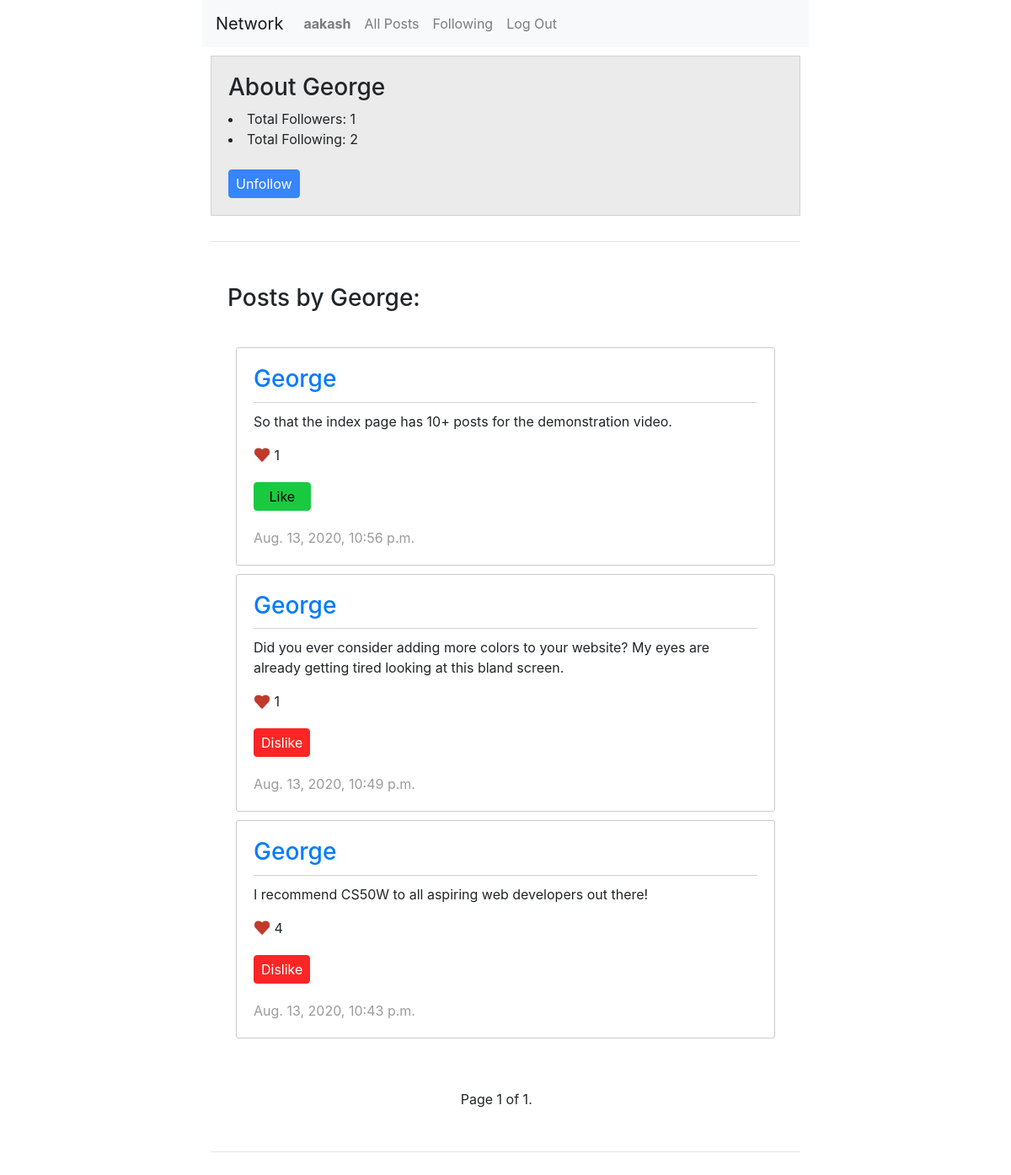
The app's page /profile/George (signed in) with its own data.
### network/models.py (models this page shows, shortened)
class User(AbstractUser):
    pass

class Post(models.Model):
    user = models.ForeignKey(User, on_delete=models.CASCADE)
    content = models.CharField(max_length=300)
    liked_by = models.ManyToManyField(User, related_name="likes")
    total_likes = models.IntegerField(default=0)
    timestamp = models.DateTimeField(auto_now_add=True)

### network/views.py (the view)
# urls.py: path("profile/<str:username>", views.userProfile, name="userProfile"),
def userProfile(request, username):
    current_user = request.user
    target_user = User.objects.get(username=username)
    total_followers = Follow.objects.filter(following=target_user).count()
    total_following = Follow.objects.filter(follower=target_user).count()
    posts = Post.objects.filter(user=target_user).order_by('-timestamp')
    paginator = Paginator(posts, 10)
    page_number = request.GET.get('page')
    page_obj = paginator.get_page(page_number)
    if current_user.is_authenticated:
        try:
            Follow.objects.get(follower=request.user, following=target_user)
            is_follower = True
        except ObjectDoesNotExist as e:
            is_follower = False
    else:
        is_follower = None
    context = {
        "target_user": target_user,
        "total_followers": total_followers,
        "total_following": total_following,
        "page_obj": page_obj,
        "is_follower": is_follower,
        "current_user": current_user
    }
    return render(request, "network/userProfile.html", context)

### network/templates/network/userProfile.html (shortened to what this page needs)
{% extends "network/layout.html" %}
{% load static %}
{% load tz %}
{% block body %}
    <div id="about_user">
        <h3>About {{target_user.username}}</h3>
        <li>Total Followers: {{ total_followers }}</li>
        <li>Total Following: {{ total_following }}</li>
        <br>
        {% if user.is_authenticated %}
            {% if user.username != target_user.username %}
                {% if is_follower %}
                    <button id="unfollowUser" class="submit_post">Unfollow</button>
                {% else %}
                    <button id="followUser" class="submit_post">Follow</button>
                    <button id="unfollowUser" style="display: none;" class="submit_post">Unfollow</button>
                {% endif %}
            {% endif %}
        {% endif %}
    </div>
    <hr>
    <div id = "postArea">
        <h3>Posts by {{ target_user.username }}:</h3><br>
        {% if page_obj %}
        {% for post in page_obj %}
        <div id="post_{{ post.id }}" class='post_container'>
            <a href="{% url 'userProfile' username=post.user.username %}"><h3>{{ post.user.username }}</h3></a>
            <p class="content">{{ post.content }}</p>
            <img src="{% static 'network/heart.png' %}" style="height: 20px; width: 20px; margin-top: -5px">
            <text class="total_likes">{{ post.total_likes }}</text>
            {% if current_user.is_authenticated %}
                {% if current_user in post.liked_by.all %}
                    <button class="dislikePost" style="display: block;">Dislike</button>
                {% else %}
                    <button class="likePost" style="display: block;">Like</button>
                {% endif %}
            {% endif %}
            <time class="time" style="display: block;">{{ post.timestamp|localtime }}</time>
        </div>
    {% endfor %}
        {% else %}
            <text>No posts have been made.</text>
        {% endif %}
    </div>
    <div class="pagination">
        <span class="step-links">
            <span class="prev">
            </span>
            <span class="current">
                Page {{ page_obj.number }} of {{ page_obj.paginator.num_pages }}.
            </span>
            <span class="next">
            </span>
        </span>
    </div>
    <hr>
{% endblock %}

### network/templates/network/layout.html (shortened to what this page needs)
{% load static %}
<!DOCTYPE html>
<html lang="en">
    <head>
        <link rel="stylesheet" href="https://stackpath.bootstrapcdn.com/bootstrap/4.4.1/css/bootstrap.min.css">
        <link href="{% static 'network/styles.css' %}" rel="stylesheet">
    </head>
    <body>
        <nav class="navbar navbar-expand-lg navbar-light bg-light">
            <a class="navbar-brand" href="{% url 'index' %}">Network</a>
            <div>
              <ul class="navbar-nav mr-auto">
                {% if user.is_authenticated %}
                    <li class="nav-item">
                        <a class="nav-link" href="{% url 'userProfile' username=user.username %}"><strong>{{ user.username }}</strong></a>
                    </li>
                {% endif %}
                <li class="nav-item">
                  <a class="nav-link" href="{% url 'index' %}">All Posts</a>
                </li>
                {% if user.is_authenticated %}
                    <li class="nav-item">
                        <a class="nav-link" href="{% url 'followPage' %}">Following</a>
                    </li>
                    <li class="nav-item">
                        <a class="nav-link" href="{% url 'logout' %}">Log Out</a>
                    </li>
                {% endif %}
              </ul>
            </div>
          </nav>
        <div class="body">
            {% block body %}
            {% endblock %}
        </div>
    </body>
</html>

### network/static/network/styles.css (style rules this page uses)
body { margin-left: 20%; margin-right: 20%; }
.submit_post { border: 1px solid #3685fd; color: rgb(255, 255, 255); padding: 4px; padding-left: 8px; padding-right: 8px; background-color: #3685fd; border-radius: 4px; }
hr { margin: 30px 10px 30px 10px; }
.post_container { padding: 20px; border: 1px solid rgb(202, 202, 202); border-radius: 3px; margin: 10px; }
#about_user { margin: 10px; border: 1px solid rgb(211, 211, 211); background-color: rgb(235, 235, 235); padding: 20px; }
#postArea { margin: 10px; padding: 20px; }
.time { color: rgb(155, 155, 155); }
.content { margin-top: 10px; border-top: 1px solid rgb(211, 211, 211); padding-top: 10px; }
.pagination { width: fit-content; margin-left: auto; margin-right: auto; padding: 20px; }
.step-links { width: 340px; display: flex; flex-direction: row; }
.prev { flex: 34%; }
.current { flex: 28%; }
.next { flex: 37%; }
.likePost { border: 1px solid #19ca40; color: rgb(0, 0, 0); padding: 4px; padding-left: 17.5px; padding-right: 17.5px; background-color: #19ca40; border-radius: 4px; margin-top: 20px; margin-bottom: 20px; }
.dislikePost { border: 1px solid #fa2626; color: rgb(255, 255, 255); padding: 4px; padding-left: 8px; padding-right: 8px; background-color: #fa2626; border-radius: 4px; margin-top: 20px; margin-bottom: 20px; }

### records on screen
User: username "aakash"
User: username "George"
Post: user.username "George", content "So that the index page has 10+ posts for the demonstration video.", total_likes "1", shows "Like", timestamp "Aug. 13, 2020, 10:56 p.m."
Post: user.username "George", content "Did you ever consider adding more colors to your website? My eyes are already getting tired looking at this bland screen.", total_likes "1", shows "Dislike", timestamp "Aug. 13, 2020, 10:49 p.m."
Post: user.username "George", content "I recommend CS50W to all aspiring web developers out there!", total_likes "4", shows "Dislike", timestamp "Aug. 13, 2020, 10:43 p.m."

### other values on screen
{{ total_followers }} "1"
{{ total_following }} "2"
{{ page_obj.number }} "1"
{{ page_obj.paginator.num_pages }} "1"
